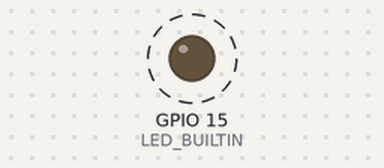
A sketch run on a simulated ESP32. Shown: output pins drawn as LEDs (lit = HIGH). Dashed ring = blinking. WiFi joins after 1.5 s; servers stay silent unless stated; the ROS host is connected and sends only what is stated.

Above: at 2.1 s.
Timing chart, 0 to 4.5 s (numbered marks = the images above):
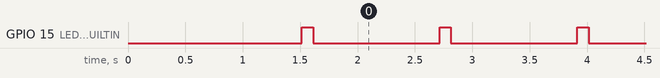

Measured:
- by itself, GPIO 15 (LED_BUILTIN): alternates HIGH for 0.10 s and LOW for 1.1 s

The sketch:

rosserial_wifitest.ino
```cpp
/*******************ros******************************/
#include <ros.h>
#include <std_msgs/String.h>
/********************network_config*********************/
#include <WiFi.h>
#include <ESPmDNS.h>
#include <WiFiUdp.h>
#include <ArduinoOTA.h>
const char* ssid = "*****";
const char* password = "*****";
IPAddress server(192, 168, 2, 4); //ip adress(sh command "ip a")
const uint16_t serverPort = 11411;
WiFiClient client;
/**********************wifihardware_class********************/
class WiFiHardware {
  public:
    WiFiHardware() {};
    void init() {
      client.connect(server, serverPort);
    }
    int read() {
      return client.read();
    }
    void write(uint8_t* data, int length) {
      for (int i = 0; i < length; i++)
        client.write(data[i]);
    }
    unsigned long time() {
      return millis();
    }
};
/**************************************************************/
#define LED_BUILTIN 15 //debug led

ros::NodeHandle_<WiFiHardware>  nh; //declared nodehandle
std_msgs::String str_msg;
ros::Publisher chatter("chatter", &str_msg);
char hello[13] = "hello world!";

void setup() {
  /********************network_config*********************/
  Serial.begin(115200);
  WiFi.mode(WIFI_STA);
  WiFi.begin(ssid, password);
  while (WiFi.waitForConnectResult() != WL_CONNECTED) {
    delay(5000);
    ESP.restart();
  }
  while (WiFi.status() != WL_CONNECTED) {
    delay(100);
  }

  ArduinoOTA
  .onStart([]() {})
  .onEnd([]() {})
  .onProgress([](unsigned int progress, unsigned int total) {})
  .onError([](ota_error_t error) {});
  ArduinoOTA.begin();

  /********************************************************/
  nh.initNode();
  nh.advertise(chatter);
  delay(10);

  pinMode(LED_BUILTIN, OUTPUT); //pin number defined
}

void loop() {
  ArduinoOTA.handle(); //network_config
  /******************LED **********************************/
  digitalWrite(LED_BUILTIN, HIGH);   // turn the LED on (HIGH is the voltage level)
  delay(100);                       // wait for a second
  digitalWrite(LED_BUILTIN, LOW);    // turn the LED off by making the voltage LOW
  delay(100);
  /*********************************************************/
  str_msg.data = hello;
  chatter.publish( &str_msg );
  nh.spinOnce();
  delay(1000);
}
```
